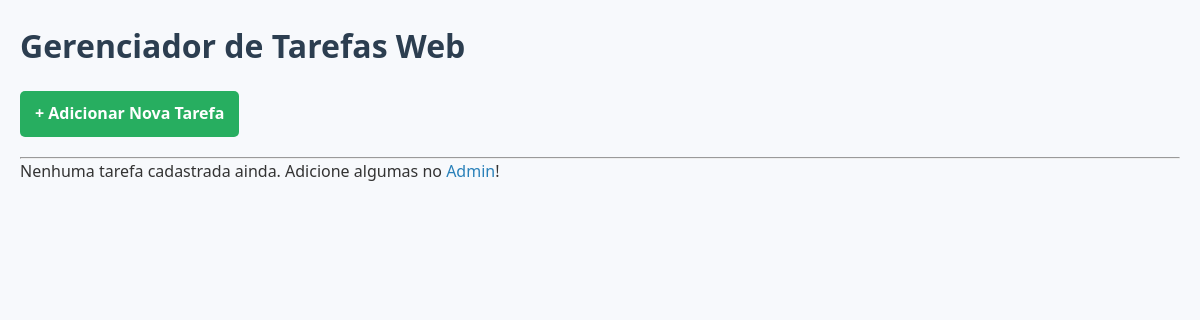
Page /tarefas/ on the earlier database version.
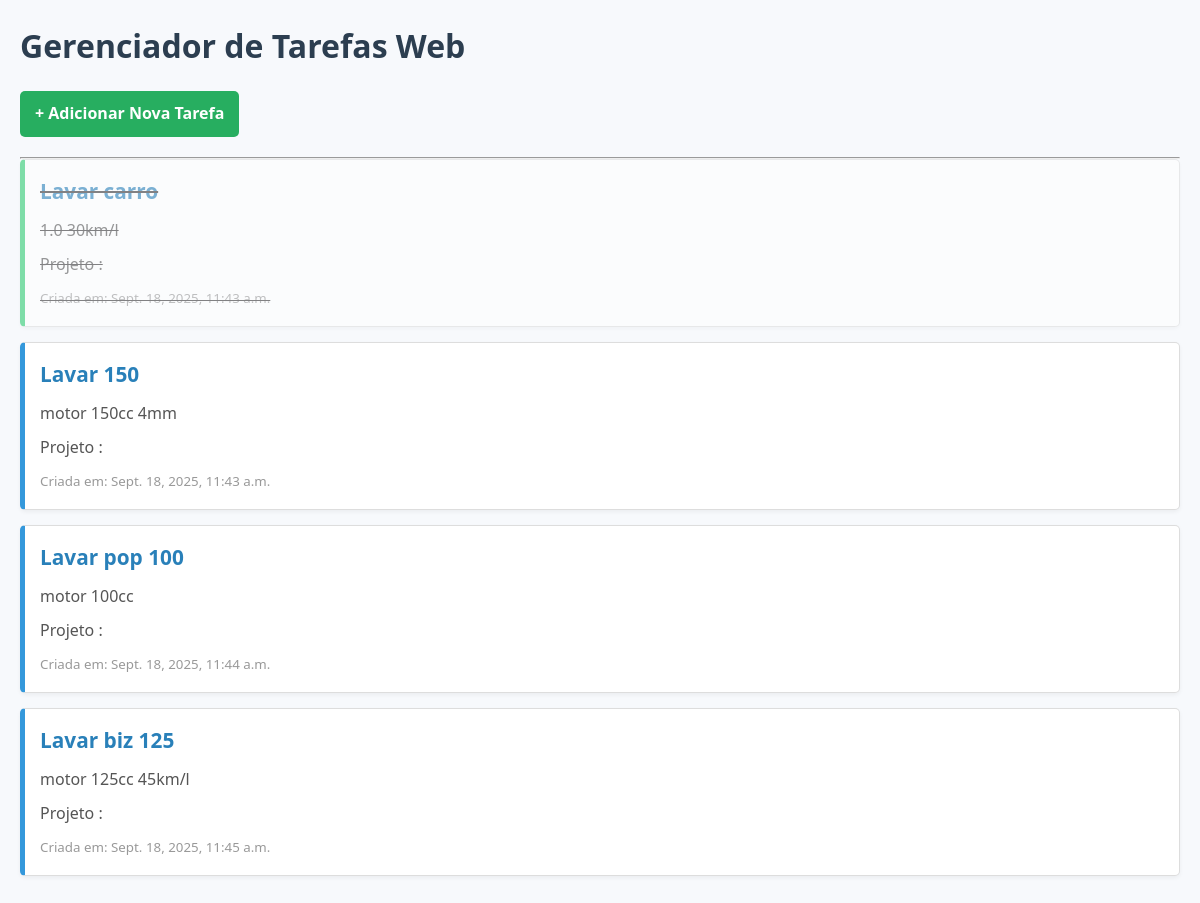
Same page on the later database version.
### tarefas/models.py (models this page shows, shortened)
class Tarefa(models.Model):
    titulo = models.CharField(max_length = 200)
    descricao = models.TextField(blank = True, null = True)
    data_criacao = models.DateTimeField(auto_now_add = True)
    concluida = models.BooleanField(default = False)
    projeto = models.ForeignKey(Projeto, on_delete = models.CASCADE, null = True, blank = True)

### tarefas/views.py (the view)
def listar_tarefas (request):
    tarefas_salvas = Tarefa.objects.all()
    contexto = {
        'minhas_tarefas': tarefas_salvas
    }
    return render(request, 'tarefas/lista.html', contexto)

### tarefas/templates/tarefas/lista.html (shortened to what this page needs)
<!DOCTYPE html>
<html lang="pt-br">
<head>
    {% load static %}
    <link rel="stylesheet" href="{% static 'lista/lista.css' %}">
</head>
<body>
    <h1>Gerenciador de Tarefas Web</h1>
    <a href="{% url 'adicionar_tarefa' %}"><strong>+ Adicionar Nova Tarefa</strong></a>
    <hr>
    {% for tarefa in minhas_tarefas %}
        <div class="tarefa {% if tarefa.concluida %}concluida{% endif %}">
            <h2><a href="{% url 'detalhe_tarefa' tarefa.id %}">{{ tarefa.titulo }}</a></h2>
            <p>{{ tarefa.descricao }}</p>
            <p>Projeto :{{tarefa.projeto.nome}}</p>
            <small>Criada em: {{ tarefa.data_criacao }}</small>
        </div>
    {% empty %}
        <p>Nenhuma tarefa cadastrada ainda. Adicione algumas no <a href="/admin/">Admin</a>!</p>
    {% endfor %}
</body>
</html>

### tarefas/static/lista/lista.css (style rules this page uses)
* { margin: 0; padding: 0; box-sizing: border-box; }
body { font-family: 'Segoe UI', Tahoma, Geneva, Verdana, sans-serif; background-color: #f7f9fc; color: #333; padding: 20px; line-height: 1.6; }
h1 { color: #2c3e50; margin-bottom: 20px; }
a { text-decoration: none; color: #2980b9; }
a strong { display: inline-block; background-color: #27ae60; color: white; padding: 10px 15px; border-radius: 5px; margin-bottom: 20px; transition: background-color 0.3s ease; }
.tarefa { background-color: white; border: 1px solid #ddd; border-left: 5px solid #3498db; padding: 15px; margin-bottom: 15px; border-radius: 5px; box-shadow: 0 2px 4px rgba(0,0,0,0.05); transition: background-color 0.3s; }
.tarefa h2 { margin-bottom: 10px; font-size: 1.3em; }
.tarefa p { margin-bottom: 8px; color: #555; }
.tarefa small { color: #999; }
.tarefa.concluida { opacity: 0.6; border-left-color: #2ecc71; text-decoration: line-through; }

Differences in the rows shown:
added Tarefa: titulo "Lavar carro", descricao "1.0 30km/l", data_criacao "Sept. 18, 2025, 11:43 a.m.", concluida True (drawn)
added Tarefa: titulo "Lavar 150", descricao "motor 150cc 4mm", data_criacao "Sept. 18, 2025, 11:43 a.m."
added Tarefa: titulo "Lavar pop 100", descricao "motor 100cc", data_criacao "Sept. 18, 2025, 11:44 a.m."
added Tarefa: titulo "Lavar biz 125", descricao "motor 125cc 45km/l", data_criacao "Sept. 18, 2025, 11:45 a.m."
Other differences:
text no longer shown: "Nenhuma tarefa cadastrada ainda. Adicione algumas no Admin !"
